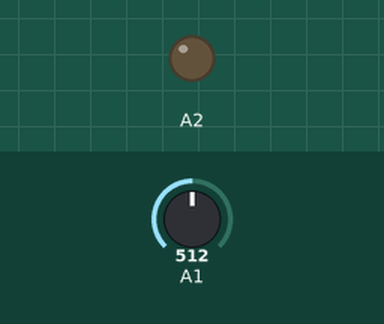
Bench run of a sketch on a simulated Arduino Uno, built with avr-gcc and run on an emulated ATmega328P. Parts: output pins drawn as LEDs (lit = HIGH). The inputs (shaded band) are chosen by the test bench; at power-on: A1 = 512.

Above: at 1.2 s.
1.3 s: A1 set to 544
At 2.5 s:
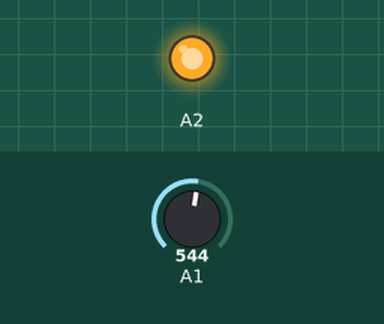
2.8 s: A1 set to 511
At 3.7 s:
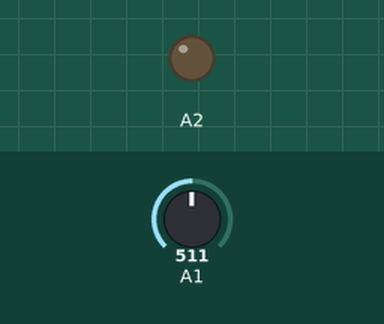
4.3 s: A1 set to 716
At 4.9 s:
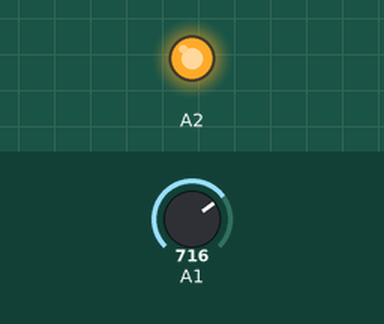
Timing chart, 0 to 7.3 s (numbered marks = the images above; inputs shaded):
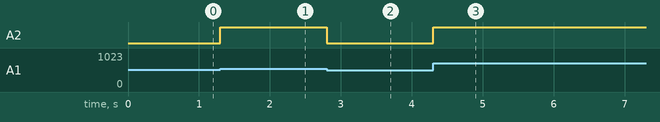

Measured:
- the behaviour switches between 531 and 532 on A1 (found by bisection; images 0 and 1)
- after the input at 1.3 s, A2: LOW → HIGH at once
- after the input at 2.8 s, A2: HIGH → LOW at once
- after the input at 4.3 s, A2: LOW → HIGH at once

The sketch:

_7-segm.ino
```cpp
int x1 = 815 ; //Минимальное значение освещенности
int x2 = 251 ; //Максимальное значение освещенности
int z = 0 ;//Временная переменная

void setup() {
  Serial.begin(9600);
  analogWrite(A2,0);
}

void loop() {
  z = constrain(analogRead(A1),x2,x1);
  analogWrite(A2,map(z,x1,x2,255,0));
}
```
